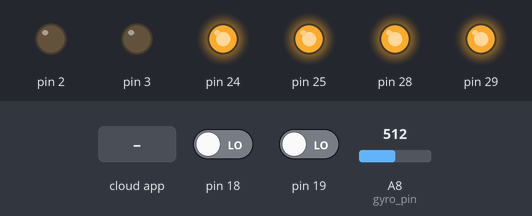
A sketch run on a simulated Arduino Mega 2560, built with avr-gcc and run on an emulated ATmega2560. On the bench: output pins drawn as LEDs (lit = HIGH). The inputs (shaded band) are chosen by the test bench; at power-on: pin 18 LOW, pin 19 LOW, A8 (gyro_pin) = 512. The ROS host is connected and sends only what is stated.

Above: at 1.2 s.
1.3 s: the phone or cloud app sets l_motor_cmd to -100
At 2.2 s:
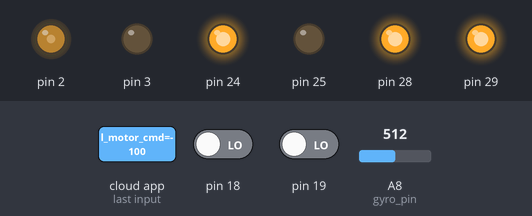
2.8 s: the phone or cloud app sets r_motor_cmd to -100
At 3.5 s:
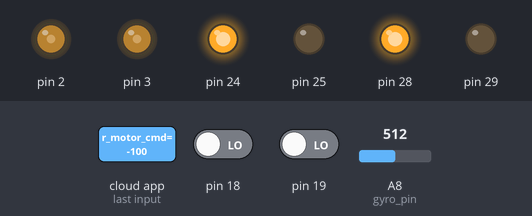
4.3 s: the phone or cloud app sets l_motor_cmd to 0
At 5.5 s:
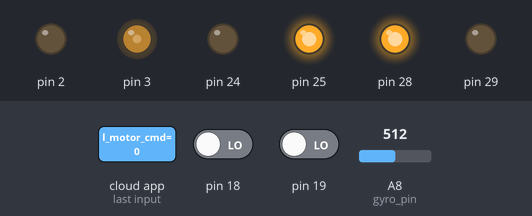
5.8 s: the phone or cloud app sets r_motor_cmd to 0
At 6.8 s:
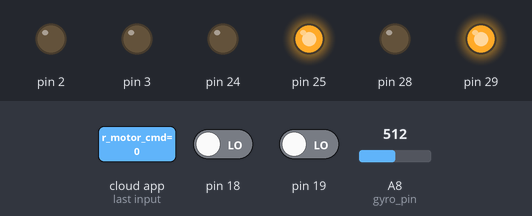
7.3 s: the phone or cloud app sets l_motor_cmd to 100
At 8.2 s:
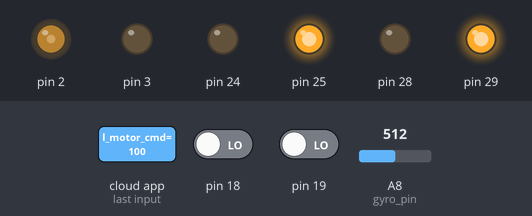
8.8 s: the phone or cloud app sets r_motor_cmd to 100
At 9.1 s:
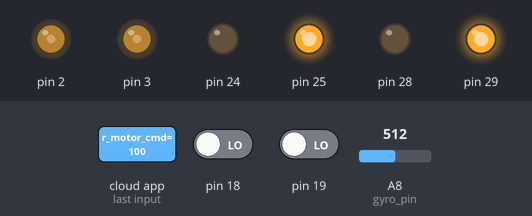
Timing chart, 0 to 11.3 s (numbered marks = the images above; inputs shaded):
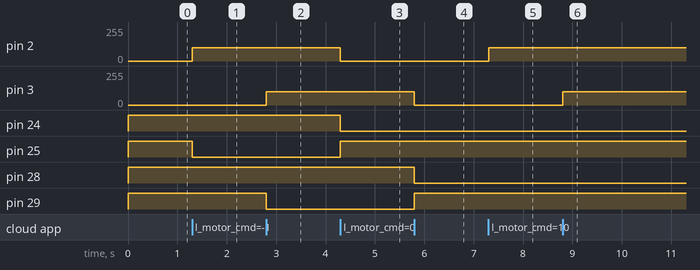

Measured:
- after the input at 1.3 s, pin 2: 0/255 → 99/255 at once; pin 25: HIGH → LOW at once
- after the input at 2.8 s, pin 3: 0/255 → 99/255 at once; pin 29: HIGH → LOW at once
- after the input at 4.3 s, pin 2: 99/255 → 0/255 at once; pin 24: HIGH → LOW at once; pin 25: LOW → HIGH at once
- after the input at 5.8 s, pin 3: 99/255 → 0/255 at once; pin 28: HIGH → LOW at once; pin 29: LOW → HIGH at once
- after the input at 7.3 s, pin 2: 0/255 → 100/255 at once
- after the input at 8.8 s, pin 3: 0/255 → 100/255 at once

The sketch:

Gen2_Arduino.ino
```cpp
//ROS includes
#include <ros.h>
#include <std_msgs/Int16.h>
#include <std_msgs/Float32.h>

//Gen2 Includes
#include <gen2_motor.h>
#include <gen2_encoder.h>

//Define Pin Connection for Encoders.
const int encoderLeft_CH1 = 19; //<-left motor interrupt
const int encoderLeft_CH2 = 22; //<-left motor direction
const int encoderRight_CH1 = 18;//<-right motor interrupt
const int encoderRight_CH2 = 23;//<-right motor direction

//Define Pin Connections for Motor Controller
const int motorLeft_Enable = 2;
const int motorLeft_I1 = 25;
const int motorLeft_I2 = 24;
const int motorRight_Enable = 3;
const int motorRight_I1 = 29;
const int motorRight_I2 = 28;

//Gyro-Pin analog (A8)
const int gyro_pin = 8;

//Intialize Encoder Objects
gen2_encoder eright(encoderRight_CH1, encoderRight_CH2, true);
gen2_encoder eleft(encoderLeft_CH1, encoderLeft_CH2, true);

//Intialize Motor Object (One motor object controls 2 motors)
gen2_motor m(motorRight_Enable, motorRight_I1, motorRight_I2,motorLeft_Enable, motorLeft_I1, motorLeft_I2);

//Publish/Subscribe Timer durations
long pub_duration = 10;   //Rate in ms to publish encoder topics
unsigned long pub_timer = 0;

//ROS subscriber Callback functions
void l_cmd_Cb(const std_msgs::Float32& l_motor_cmd)
{
  //Cast to int. Add 0.5 for correct rounding
  int cmd = (int) l_motor_cmd.data + 0.5;

  //Set motor direction
  if(cmd < 0)
    m.left_backward();
  else
    m.left_forward();

  //Set motor speed (0-255)
  m.left_mspeed(abs(cmd));
}

void r_cmd_Cb(const std_msgs::Float32& r_motor_cmd)
{
  //Cast to int. Add 0.5 for correct rounding
  int cmd = (int) r_motor_cmd.data + 0.5;

  //Set motor direction
  if(cmd < 0)
    m.right_backward();
  else
    m.right_forward();

  //Set motor speed (0-255)
  m.right_mspeed(abs(cmd));
}

//Create ROS nodehandle and define messages
ros::NodeHandle  nh;
std_msgs::Int16 l_enc,r_enc, gyro_raw;
ros::Publisher lwheel("lwheel", &l_enc);  //left encoder ticks
ros::Publisher rwheel("rwheel", &r_enc);  //right encoder ticks
ros::Publisher gyro_val("gyro_val", &gyro_raw); //raw gyro value
ros::Subscriber<std_msgs::Float32> l_cmd_sub("l_motor_cmd", &l_cmd_Cb);
ros::Subscriber<std_msgs::Float32> r_cmd_sub("r_motor_cmd", &r_cmd_Cb);


void setup()
{
  //Interrupt Initialization for Encoder Counting
  attachInterrupt(5, countright, RISING);
  attachInterrupt(4, countleft, RISING);

  //ROS setup/advertise/subscribe
  nh.initNode();
  nh.advertise(lwheel);
  nh.advertise(rwheel);
  nh.advertise(gyro_val);
  nh.subscribe(l_cmd_sub);
  nh.subscribe(r_cmd_sub);

  int myEraser = 7;
  int myPrescaler =4;
  TCCR3B &= ~myEraser;
  TCCR3B |= myPrescaler;

  //Start serial interface
  //Serial.begin(9600);
}

void loop()
{
  //Publish encoder/gyro data every (pub_duration) ms
  if (millis() > pub_timer)
  {
    pub_timer = millis() + pub_duration;
    r_enc.data = eright.totaldistance();
    l_enc.data = eleft.totaldistance();
    gyro_raw.data = analogRead(gyro_pin);
    lwheel.publish( &l_enc );
    rwheel.publish( &r_enc );
    gyro_val.publish( &gyro_raw );
  }

  nh.spinOnce();

  //delay(250);
  //encoder_test();
  //motor_test();
}

//Encoder Interrupt Function Calls------------------------------------------------------
void countright()
{
  eright.count();
}

void countleft()
{
  eleft.count();
}

void encoder_test()
{
  Serial.print("Right Odom: ");
  Serial.println(eright.totaldistance());
  Serial.print("Left Odom: ");
  Serial.println(eleft.totaldistance());
}

void motor_test()
{
  m.left_mspeed(75);
  m.right_mspeed(75);
  m.right_backward();
  m.left_backward();

}
```
